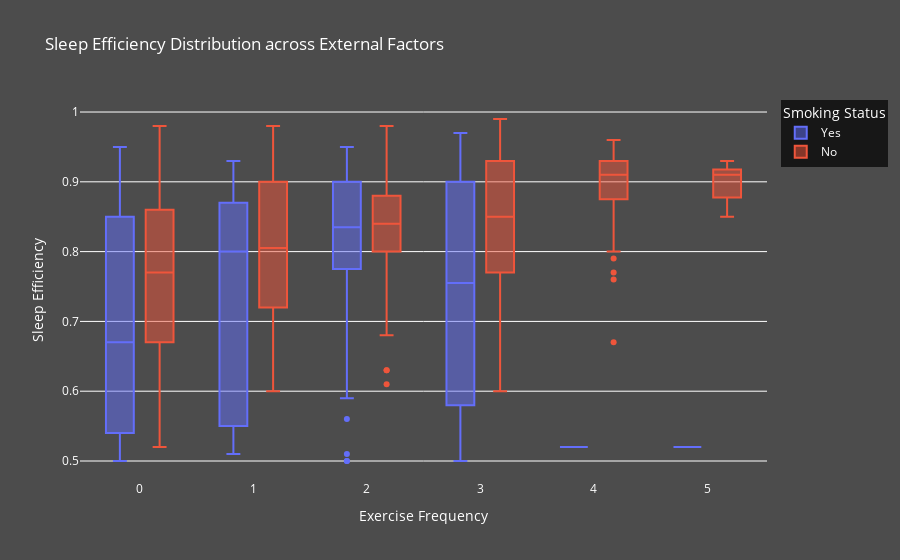

The notebook cell this image was saved under:
### Code cell
import plotly.express as px

# Create the box plot
fig = px.box(df, x='Exercise frequency', y='Sleep efficiency',
             color='Smoking status', title='Sleep Efficiency Distribution across External Factors',
             labels={'Exercise frequency': 'Exercise Frequency',
                     'Sleep efficiency': 'Sleep Efficiency',
                     'Smoking status': 'Smoking Status'})

# Set the layout properties
fig.update_layout(
    plot_bgcolor='rgba(0, 0, 0, 0)',
    paper_bgcolor='rgba(0, 0, 0, 0.7)',
    font=dict(color='white')
)

# Show the box plot
fig.show(

### Figure 1 — Plotly figure (JSON) as saved in the notebook; plotly's stock layout.template omitted (floating-point values rounded to 4 significant figures; data arrays with more than 128 entries replaced by an {"elided": "..."} marker saying what was removed)
{"data": [{"alignmentgroup": "True", "hovertemplate": "Smoking Status=Yes<br>Exercise Frequency=%{x}<br>Sleep Efficiency=%{y}<extra></extra>", "legendgroup": "Yes", "marker": {"color": "#636efa"}, "name": "Yes", "notched": false, "offsetgroup": "Yes", "orientation": "v", "showlegend": true, "type": "box", "x": {"elided": "154 int values"}, "x0": " ", "xaxis": "x", "y": {"elided": "154 float values"}, "y0": " ", "yaxis": "y"}, {"alignmentgroup": "True", "hovertemplate": "Smoking Status=No<br>Exercise Frequency=%{x}<br>Sleep Efficiency=%{y}<extra></extra>", "legendgroup": "No", "marker": {"color": "#EF553B"}, "name": "No", "notched": false, "offsetgroup": "No", "orientation": "v", "showlegend": true, "type": "box", "x": {"elided": "298 int values"}, "x0": " ", "xaxis": "x", "y": {"elided": "298 float values"}, "y0": " ", "yaxis": "y"}], "layout": {"boxmode": "group", "font": {"color": "white"}, "legend": {"title": {"text": "Smoking Status"}, "tracegroupgap": 0}, "paper_bgcolor": "rgba(0, 0, 0, 0.7)", "plot_bgcolor": "rgba(0, 0, 0, 0)", "title": {"text": "Sleep Efficiency Distribution across External Factors"}, "xaxis": {"anchor": "y", "domain": [0, 1], "title": {"text": "Exercise Frequency"}}, "yaxis": {"anchor": "x", "domain": [0, 1], "title": {"text": "Sleep Efficiency"}}}}
